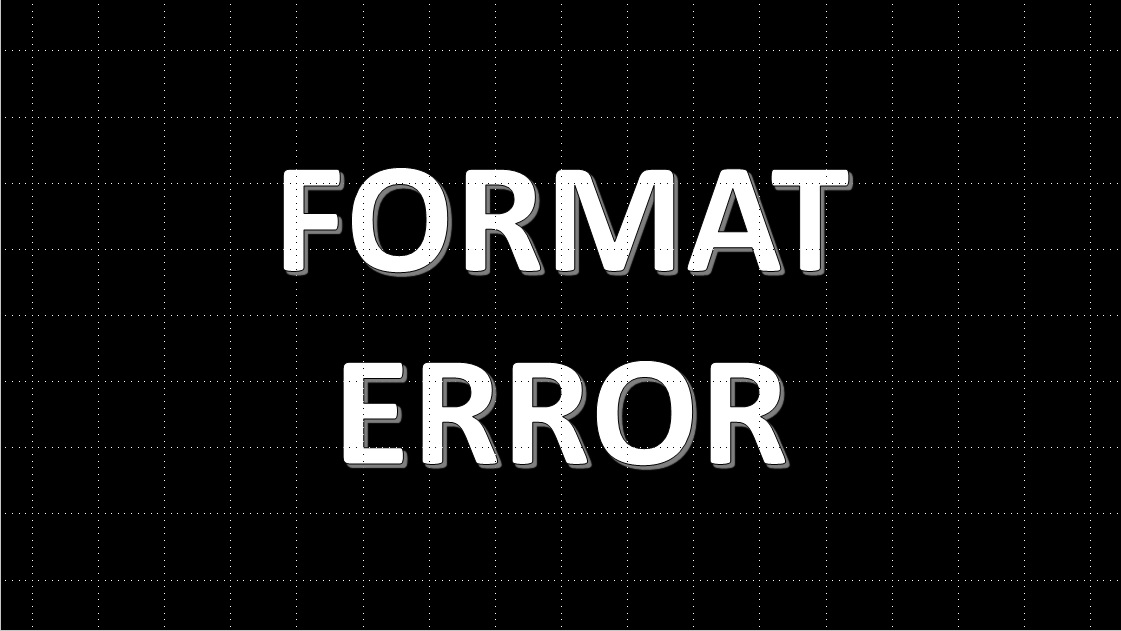
%> input picture Homework 4/RGB/formatError.jpg, 1121 x 631 px
$ octave --eval "result = displayRGB('RGB/BaboonRGB.bmp');"   (GNU Octave 9; MATLAB toolbox functions it lacks are replaced by stand-ins)
%> lines starting %> are read from the running program, lines starting %| are printed output that depends on the picture
%%%%%%%%%%%%%%%%%%%%%%%%%%%%%%%%%%%%%
%% Ingenier韆 de redes y servicios %%
%%      C骴igo realizado por:      %%
%%   Juan Francisco Garc韆 G髆ez   %%
%%     Iago Mart韓ez Colmenero     %%
%%%%%%%%%%%%%%%%%%%%%%%%%%%%%%%%%%%%%

function im = displayRGB(filename)
%> called with filename = 'RGB/BaboonRGB.bmp'

if((filename(find(filename=='.', 1, 'last')+1:end))~= 'jpg')
    filename = 'RGB/formatError.jpg';
end

original = imread(filename);
%> original is the input picture: size 631x1121x3 uint8; min 0, max 255, mean 21
dimensiones = size(original);
%> dimensiones = [631 1121 3]
relacion = dimensiones(2)/dimensiones(1);
%> relacion = 1.78
if relacion > 1
    long = 800;
    anch = round(long/relacion);
%> anch = 450
elseif relacion <= 1
    anch = 800;
    long = round(anch*relacion);
end
%columnas = linspace(1,dimensiones(2),long);
%filas = linspace(1,dimensiones(1),anch);
[Xq,Yq]=meshgrid(linspace(1,dimensiones(2),long), linspace(1,dimensiones(1),anch));
[X,Y]=meshgrid(1:dimensiones(2), 1:dimensiones(1));
interpolada = zeros(anch, long, dimensiones(3));
for i=1:dimensiones(3)
    interpolada(:,:,i) = interp2(X,Y,double(original(:,:,i)),Xq,Yq,'cubic');
end
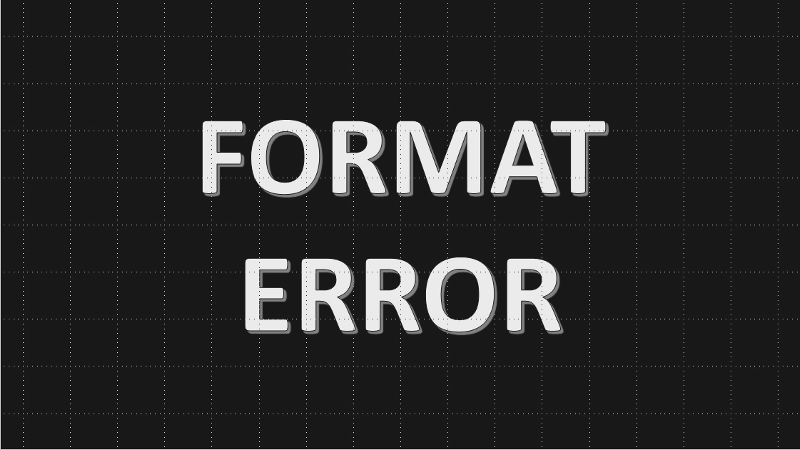
%> interpolada: size 450x800x3 double; min -29.11, max 278, mean 21.1; drawn with min black and max white
interpolada = uint8(interpolada);
%> interpolada: size 450x800x3 uint8
R = zeros(anch, long, dimensiones(3));
R(:,:,1) = interpolada(:,:,1);
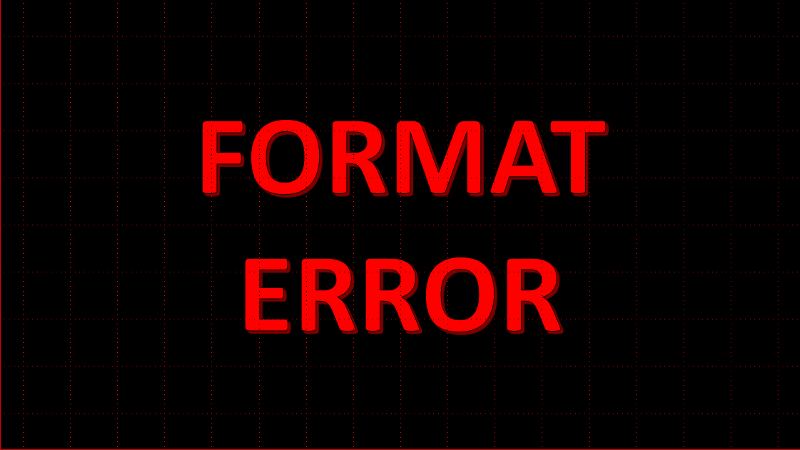
%> R: size 450x800x3 double; mean R, G, B 21.2, 0, 0
G = zeros(anch, long, dimensiones(3));
G(:,:,2) = interpolada(:,:,2);
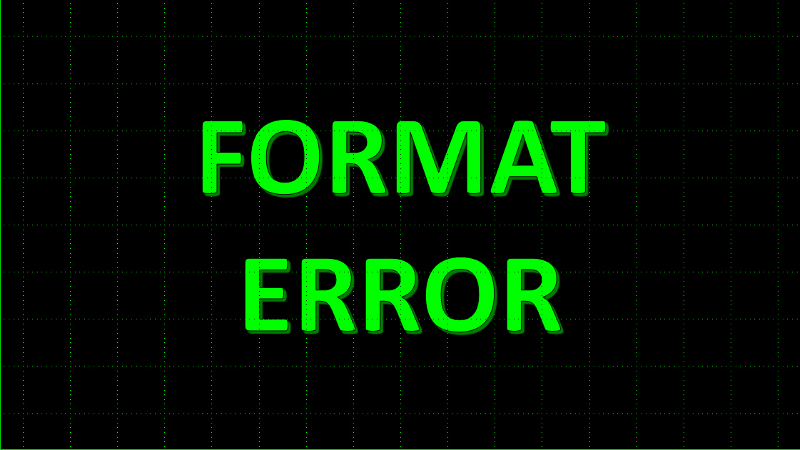
%> G: size 450x800x3 double; mean R, G, B 0, 21.2, 0
B = zeros(anch, long, dimensiones(3));
B(:,:,3) = interpolada(:,:,3);
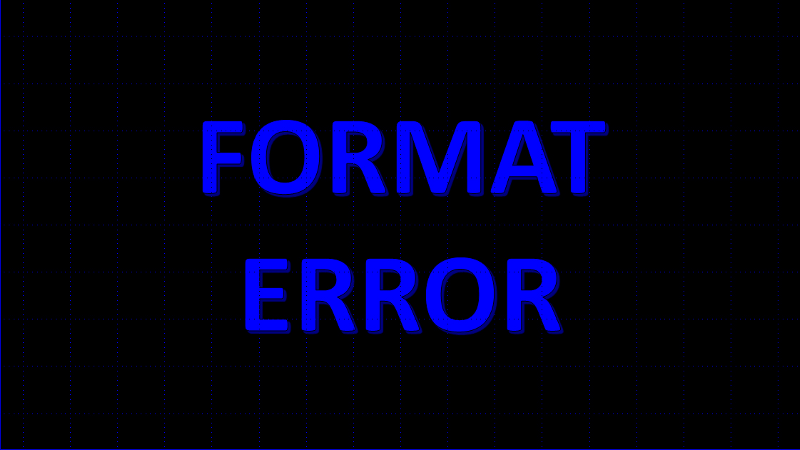
%> B: size 450x800x3 double; mean R, G, B 0, 0, 21.2
im = [interpolada, R; G, B];
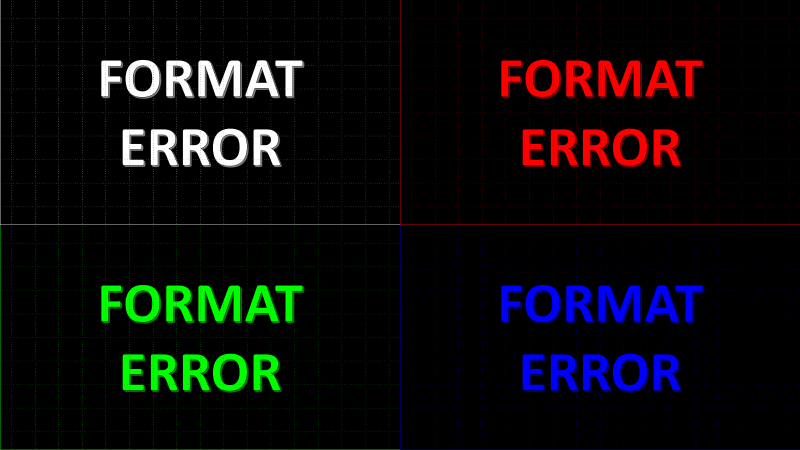
%> im: size 900x1600x3 uint8 (shown at 1/2 size); mean R, G, B 10.6, 10.6, 10.6

end
